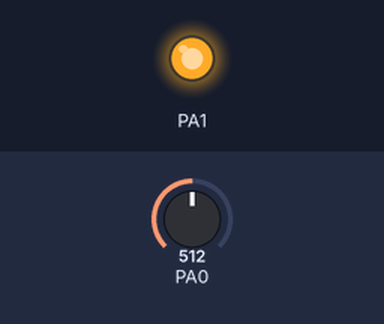
Bench run of a sketch on a simulated STM32 Blue Pill. On the bench: output pins drawn as LEDs (lit = HIGH). The inputs (shaded band) are chosen by the test bench; at power-on: PA0 = 512. What the sketch prints to the serial monitor is not drawn.

Above: at 1.2 s.
1.3 s: PA0 set to 122
At 2.5 s:
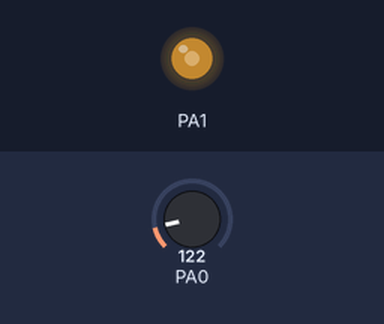
2.8 s: PA0 set to 0
At 3.6 s:
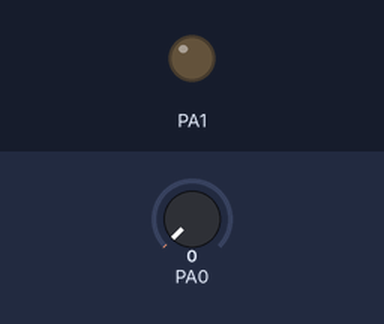
4.3 s: PA0 set to 306
At 4.8 s:
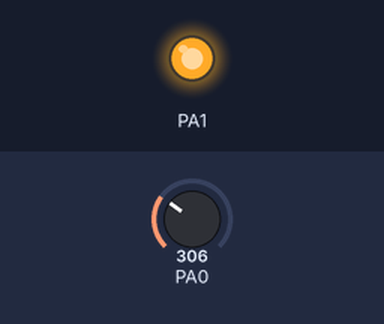
Timing chart, 0 to 7.3 s (numbered marks = the images above; inputs shaded):
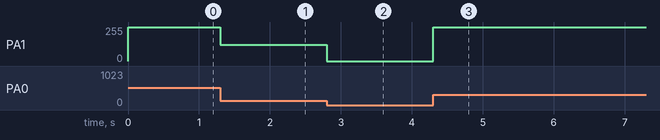

The sketch:

49_Led_photoresistor_STM32.ino
```cpp
void setup() {
  Serial.begin(9600);
  pinMode(PA0, INPUT);
  pinMode(PA1, OUTPUT);
}

void loop() {
  int sensor = analogRead(PA0);
  Serial.println(sensor);
  analogWrite(PA1, sensor);
}
```

Measured:
- after the input at 1.3 s, PA1: 255/255 → 122/255 at once
- after the input at 2.8 s, PA1: 122/255 → 0/255 at once
- after the input at 4.3 s, PA1: 0/255 → 255/255 at once
